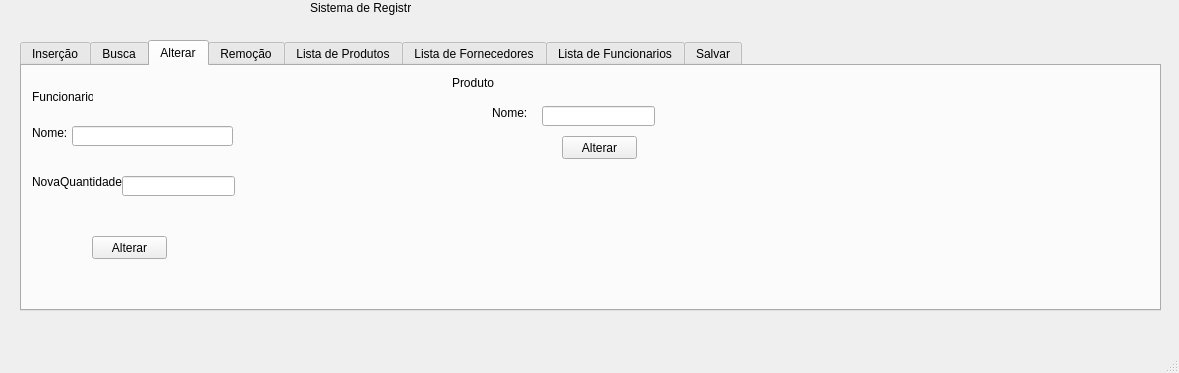
<?xml version="1.0" encoding="UTF-8"?>
<ui version="4.0">
 <class>MainWindow</class>
 <widget class="QMainWindow" name="MainWindow">
  <property name="geometry">
   <rect>
    <x>0</x>
    <y>0</y>
    <width>1179</width>
    <height>373</height>
   </rect>
  </property>
  <property name="windowTitle">
   <string>MainWindow</string>
  </property>
  <widget class="QWidget" name="centralwidget">
   <widget class="QLabel" name="lblTitulo">
    <property name="geometry">
     <rect>
      <x>310</x>
      <y>0</y>
      <width>101</width>
      <height>16</height>
     </rect>
    </property>
    <property name="text">
     <string>Sistema de Registro</string>
    </property>
   </widget>
   <widget class="QTabWidget" name="tabWidget">
    <property name="geometry">
     <rect>
      <x>20</x>
      <y>40</y>
      <width>1141</width>
      <height>271</height>
     </rect>
    </property>
    <property name="currentIndex">
     <number>2</number>
    </property>
    <widget class="QWidget" name="tab">
     <attribute name="title">
      <string>Inserção</string>
     </attribute>
     <widget class="QLabel" name="lblProduto">
      <property name="geometry">
       <rect>
        <x>20</x>
        <y>20</y>
        <width>47</width>
        <height>13</height>
       </rect>
      </property>
      <property name="text">
       <string>Produto:</string>
      </property>
     </widget>
     <widget class="QLineEdit" name="txtProduto">
      <property name="geometry">
       <rect>
        <x>70</x>
        <y>20</y>
        <width>211</width>
        <height>20</height>
       </rect>
      </property>
     </widget>
     <widget class="QLabel" name="lblPreco">
      <property name="geometry">
       <rect>
        <x>30</x>
        <y>50</y>
        <width>47</width>
        <height>13</height>
       </rect>
      </property>
      <property name="text">
       <string>Preço:</string>
      </property>
     </widget>
     <widget class="QLineEdit" name="txtPreco">
      <property name="geometry">
       <rect>
        <x>70</x>
        <y>50</y>
        <width>211</width>
        <height>20</height>
       </rect>
      </property>
     </widget>
     <widget class="QLabel" name="lblQuant">
      <property name="geometry">
       <rect>
        <x>0</x>
        <y>110</y>
        <width>71</width>
        <height>16</height>
       </rect>
      </property>
      <property name="text">
       <string>Quantidade:</string>
      </property>
     </widget>
     <widget class="QLineEdit" name="txtQuant">
      <property name="geometry">
       <rect>
        <x>70</x>
        <y>110</y>
        <width>211</width>
        <height>20</height>
       </rect>
      </property>
     </widget>
     <widget class="QPushButton" name="btnSalvar">
      <property name="geometry">
       <rect>
        <x>150</x>
        <y>150</y>
        <width>75</width>
        <height>23</height>
       </rect>
      </property>
      <property name="text">
       <string>Salvar</string>
      </property>
     </widget>
     <widget class="QLineEdit" name="txtForn">
      <property name="geometry">
       <rect>
        <x>410</x>
        <y>20</y>
        <width>211</width>
        <height>20</height>
       </rect>
      </property>
     </widget>
     <widget class="QLabel" name="lblForn">
      <property name="geometry">
       <rect>
        <x>340</x>
        <y>20</y>
        <width>61</width>
        <height>16</height>
       </rect>
      </property>
      <property name="text">
       <string>Fornecedor:</string>
      </property>
     </widget>
     <widget class="QPushButton" name="btnSalvarForn">
      <property name="geometry">
       <rect>
        <x>450</x>
        <y>50</y>
        <width>75</width>
        <height>23</height>
       </rect>
      </property>
      <property name="text">
       <string>Salvar</string>
      </property>
     </widget>
     <widget class="QPushButton" name="SalvarFuncio">
      <property name="geometry">
       <rect>
        <x>400</x>
        <y>140</y>
        <width>75</width>
        <height>23</height>
       </rect>
      </property>
      <property name="text">
       <string>Salvar</string>
      </property>
     </widget>
     <widget class="QLineEdit" name="nomeFuncio">
      <property name="geometry">
       <rect>
        <x>400</x>
        <y>80</y>
        <width>211</width>
        <height>20</height>
       </rect>
      </property>
     </widget>
     <widget class="QLineEdit" name="quatFuncio">
      <property name="geometry">
       <rect>
        <x>400</x>
        <y>110</y>
        <width>211</width>
        <height>20</height>
       </rect>
      </property>
     </widget>
     <widget class="QLabel" name="label">
      <property name="geometry">
       <rect>
        <x>306</x>
        <y>80</y>
        <width>81</width>
        <height>20</height>
       </rect>
      </property>
      <property name="text">
       <string>Nome funcionario</string>
      </property>
     </widget>
     <widget class="QLabel" name="label_2">
      <property name="geometry">
       <rect>
        <x>310</x>
        <y>110</y>
        <width>61</width>
        <height>21</height>
       </rect>
      </property>
      <property name="text">
       <string>Quantidade</string>
      </property>
     </widget>
     <widget class="QLabel" name="label_3">
      <property name="geometry">
       <rect>
        <x>310</x>
        <y>130</y>
        <width>61</width>
        <height>16</height>
       </rect>
      </property>
      <property name="text">
       <string>de Vendas</string>
      </property>
     </widget>
     <widget class="QLabel" name="label_11">
      <property name="geometry">
       <rect>
        <x>20</x>
        <y>80</y>
        <width>47</width>
        <height>13</height>
       </rect>
      </property>
      <property name="text">
       <string>Valor :</string>
      </property>
     </widget>
     <widget class="QLineEdit" name="txtValor">
      <property name="geometry">
       <rect>
        <x>70</x>
        <y>80</y>
        <width>211</width>
        <height>20</height>
       </rect>
      </property>
     </widget>
    </widget>
    <widget class="QWidget" name="tab_2">
     <attribute name="title">
      <string>Busca</string>
     </attribute>
     <widget class="QLabel" name="lblBusca">
      <property name="geometry">
       <rect>
        <x>140</x>
        <y>10</y>
        <width>47</width>
        <height>13</height>
       </rect>
      </property>
      <property name="text">
       <string>Produto:</string>
      </property>
     </widget>
     <widget class="QLineEdit" name="txtBusca">
      <property name="geometry">
       <rect>
        <x>190</x>
        <y>10</y>
        <width>211</width>
        <height>20</height>
       </rect>
      </property>
     </widget>
     <widget class="QPushButton" name="btnBusca">
      <property name="geometry">
       <rect>
        <x>420</x>
        <y>10</y>
        <width>91</width>
        <height>23</height>
       </rect>
      </property>
      <property name="text">
       <string>Buscar</string>
      </property>
     </widget>
     <widget class="QTextBrowser" name="textBrowser">
      <property name="geometry">
       <rect>
        <x>140</x>
        <y>40</y>
        <width>371</width>
        <height>161</height>
       </rect>
      </property>
     </widget>
     <widget class="QPushButton" name="pushButton">
      <property name="geometry">
       <rect>
        <x>700</x>
        <y>10</y>
        <width>75</width>
        <height>23</height>
       </rect>
      </property>
      <property name="text">
       <string>PushButton</string>
      </property>
     </widget>
     <widget class="QTextBrowser" name="textBrowser_2">
      <property name="geometry">
       <rect>
        <x>620</x>
        <y>30</y>
        <width>256</width>
        <height>192</height>
       </rect>
      </property>
     </widget>
    </widget>
    <widget class="QWidget" name="tab_5">
     <attribute name="title">
      <string>Alterar</string>
     </attribute>
     <widget class="QPushButton" name="altFuncio">
      <property name="geometry">
       <rect>
        <x>70</x>
        <y>170</y>
        <width>75</width>
        <height>23</height>
       </rect>
      </property>
      <property name="text">
       <string>Alterar</string>
      </property>
     </widget>
     <widget class="QLabel" name="label_4">
      <property name="geometry">
       <rect>
        <x>10</x>
        <y>20</y>
        <width>61</width>
        <height>21</height>
       </rect>
      </property>
      <property name="text">
       <string>Funcionario</string>
      </property>
     </widget>
     <widget class="QLabel" name="label_5">
      <property name="geometry">
       <rect>
        <x>10</x>
        <y>60</y>
        <width>47</width>
        <height>13</height>
       </rect>
      </property>
      <property name="text">
       <string>Nome:</string>
      </property>
     </widget>
     <widget class="QLineEdit" name="txtAltFuncio">
      <property name="geometry">
       <rect>
        <x>50</x>
        <y>60</y>
        <width>161</width>
        <height>20</height>
       </rect>
      </property>
     </widget>
     <widget class="QLabel" name="label_6">
      <property name="geometry">
       <rect>
        <x>10</x>
        <y>100</y>
        <width>91</width>
        <height>31</height>
       </rect>
      </property>
      <property name="text">
       <string>NovaQuantidade:</string>
      </property>
     </widget>
     <widget class="QLineEdit" name="txtQuantFuncio">
      <property name="geometry">
       <rect>
        <x>100</x>
        <y>110</y>
        <width>113</width>
        <height>20</height>
       </rect>
      </property>
     </widget>
     <widget class="QLineEdit" name="txtAltNome">
      <property name="geometry">
       <rect>
        <x>520</x>
        <y>40</y>
        <width>113</width>
        <height>20</height>
       </rect>
      </property>
     </widget>
     <widget class="QLabel" name="label_8">
      <property name="geometry">
       <rect>
        <x>430</x>
        <y>10</y>
        <width>47</width>
        <height>13</height>
       </rect>
      </property>
      <property name="text">
       <string>Produto</string>
      </property>
     </widget>
     <widget class="QLabel" name="label_9">
      <property name="geometry">
       <rect>
        <x>470</x>
        <y>40</y>
        <width>47</width>
        <height>13</height>
       </rect>
      </property>
      <property name="text">
       <string>Nome:</string>
      </property>
     </widget>
     <widget class="QPushButton" name="pushButton_2">
      <property name="geometry">
       <rect>
        <x>540</x>
        <y>70</y>
        <width>75</width>
        <height>23</height>
       </rect>
      </property>
      <property name="text">
       <string>Alterar</string>
      </property>
     </widget>
    </widget>
    <widget class="QWidget" name="tab_3">
     <attribute name="title">
      <string>Remoção</string>
     </attribute>
     <widget class="QLabel" name="lblRemove">
      <property name="geometry">
       <rect>
        <x>150</x>
        <y>20</y>
        <width>47</width>
        <height>13</height>
       </rect>
      </property>
      <property name="text">
       <string>Produto:</string>
      </property>
     </widget>
     <widget class="QLineEdit" name="txtRemove">
      <property name="geometry">
       <rect>
        <x>210</x>
        <y>20</y>
        <width>211</width>
        <height>20</height>
       </rect>
      </property>
     </widget>
     <widget class="QPushButton" name="btnRemover">
      <property name="geometry">
       <rect>
        <x>430</x>
        <y>20</y>
        <width>71</width>
        <height>23</height>
       </rect>
      </property>
      <property name="text">
       <string>Remover</string>
      </property>
     </widget>
     <widget class="QLabel" name="lblRemForn">
      <property name="geometry">
       <rect>
        <x>130</x>
        <y>70</y>
        <width>61</width>
        <height>16</height>
       </rect>
      </property>
      <property name="text">
       <string>Fornecedor:</string>
      </property>
     </widget>
     <widget class="QLineEdit" name="txtRemForn">
      <property name="geometry">
       <rect>
        <x>210</x>
        <y>70</y>
        <width>211</width>
        <height>20</height>
       </rect>
      </property>
     </widget>
     <widget class="QPushButton" name="btnRemForn">
      <property name="geometry">
       <rect>
        <x>430</x>
        <y>70</y>
        <width>71</width>
        <height>23</height>
       </rect>
      </property>
      <property name="text">
       <string>Remover</string>
      </property>
     </widget>
     <widget class="QLineEdit" name="txtRemFuncio">
      <property name="geometry">
       <rect>
        <x>210</x>
        <y>120</y>
        <width>211</width>
        <height>20</height>
       </rect>
      </property>
     </widget>
     <widget class="QLabel" name="label_7">
      <property name="geometry">
       <rect>
        <x>120</x>
        <y>120</y>
        <width>61</width>
        <height>16</height>
       </rect>
      </property>
      <property name="text">
       <string>Funcionario:</string>
      </property>
     </widget>
     <widget class="QPushButton" name="remFuncio">
      <property name="geometry">
       <rect>
        <x>430</x>
        <y>120</y>
        <width>75</width>
        <height>23</height>
       </rect>
      </property>
      <property name="text">
       <string>Remover</string>
      </property>
     </widget>
    </widget>
    <widget class="QWidget" name="tab_4">
     <attribute name="title">
      <string>Lista de Produtos</string>
     </attribute>
     <widget class="QPushButton" name="btnImprime">
      <property name="geometry">
       <rect>
        <x>20</x>
        <y>150</y>
        <width>75</width>
        <height>23</height>
       </rect>
      </property>
      <property name="text">
       <string>Atualizar</string>
      </property>
     </widget>
     <widget class="QTextBrowser" name="txtAreaProd">
      <property name="geometry">
       <rect>
        <x>130</x>
        <y>20</y>
        <width>311</width>
        <height>221</height>
       </rect>
      </property>
     </widget>
    </widget>
    <widget class="QWidget" name="tab_6">
     <attribute name="title">
      <string>Lista de Fornecedores</string>
     </attribute>
     <widget class="QTextBrowser" name="txtAreaForn">
      <property name="geometry">
       <rect>
        <x>160</x>
        <y>10</y>
        <width>311</width>
        <height>221</height>
       </rect>
      </property>
     </widget>
     <widget class="QPushButton" name="btnImprime_2">
      <property name="geometry">
       <rect>
        <x>30</x>
        <y>150</y>
        <width>75</width>
        <height>23</height>
       </rect>
      </property>
      <property name="text">
       <string>Atualizar</string>
      </property>
     </widget>
    </widget>
    <widget class="QWidget" name="tab_7">
     <attribute name="title">
      <string>Lista de Funcionarios</string>
     </attribute>
     <widget class="QTextBrowser" name="txtAreaFuncio">
      <property name="geometry">
       <rect>
        <x>160</x>
        <y>10</y>
        <width>311</width>
        <height>221</height>
       </rect>
      </property>
     </widget>
     <widget class="QPushButton" name="btnImprime_3">
      <property name="geometry">
       <rect>
        <x>30</x>
        <y>170</y>
        <width>75</width>
        <height>23</height>
       </rect>
      </property>
      <property name="text">
       <string>Atualizar</string>
      </property>
     </widget>
    </widget>
    <widget class="QWidget" name="tab_8">
     <attribute name="title">
      <string>Salvar</string>
     </attribute>
     <widget class="QPushButton" name="pushButton_3">
      <property name="geometry">
       <rect>
        <x>0</x>
        <y>10</y>
        <width>75</width>
        <height>23</height>
       </rect>
      </property>
      <property name="text">
       <string>Salvar</string>
      </property>
     </widget>
     <widget class="QTextEdit" name="txtConf">
      <property name="geometry">
       <rect>
        <x>90</x>
        <y>0</y>
        <width>104</width>
        <height>241</height>
       </rect>
      </property>
     </widget>
    </widget>
   </widget>
  </widget>
  <widget class="QMenuBar" name="menubar">
   <property name="geometry">
    <rect>
     <x>0</x>
     <y>0</y>
     <width>1179</width>
     <height>21</height>
    </rect>
   </property>
  </widget>
  <widget class="QStatusBar" name="statusbar"/>
 </widget>
 <resources/>
 <connections/>
</ui>
